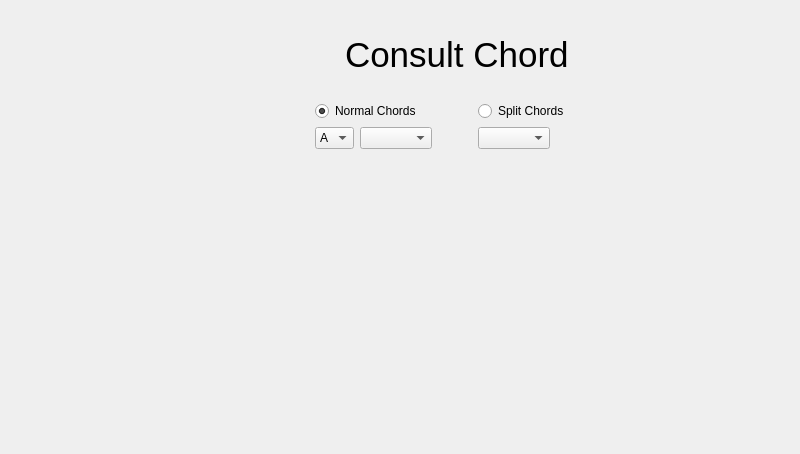
      <widget class="QWidget" name="consultChord">
       <layout class="QHBoxLayout" name="horizontalLayout_6">
        <property name="spacing">
         <number>0</number>
        </property>
        <property name="leftMargin">
         <number>0</number>
        </property>
        <property name="topMargin">
         <number>0</number>
        </property>
        <property name="rightMargin">
         <number>0</number>
        </property>
        <property name="bottomMargin">
         <number>0</number>
        </property>
        <item>
         <widget class="QWidget" name="widget_13" native="true">
          <property name="sizePolicy">
           <sizepolicy hsizetype="Fixed" vsizetype="Preferred">
            <horstretch>0</horstretch>
            <verstretch>0</verstretch>
           </sizepolicy>
          </property>
          <property name="minimumSize">
           <size>
            <width>295</width>
            <height>0</height>
           </size>
          </property>
          <widget class="QLabel" name="label_10">
           <property name="geometry">
            <rect>
             <x>0</x>
             <y>0</y>
             <width>250</width>
             <height>121</height>
            </rect>
           </property>
           <property name="text">
            <string/>
           </property>
           <property name="pixmap">
            <pixmap resource="Resources.qrc">:/assets/guitAR.png</pixmap>
           </property>
          </widget>
          <widget class="QLabel" name="label_11">
           <property name="geometry">
            <rect>
             <x>224</x>
             <y>0</y>
             <width>71</width>
             <height>450</height>
            </rect>
           </property>
           <property name="text">
            <string/>
           </property>
           <property name="pixmap">
            <pixmap resource="Resources.qrc">:/assets/vertical_lines.png</pixmap>
           </property>
          </widget>
          <zorder>label_11</zorder>
          <zorder>label_10</zorder>
         </widget>
        </item>
        <item>
         <widget class="QWidget" name="widget_10" native="true">
          <layout class="QVBoxLayout" name="verticalLayout_6">
           <property name="leftMargin">
            <number>0</number>
           </property>
           <property name="topMargin">
            <number>15</number>
           </property>
           <property name="rightMargin">
            <number>0</number>
           </property>
           <property name="bottomMargin">
            <number>0</number>
           </property>
           <item>
            <widget class="QWidget" name="widget_11" native="true">
             <property name="sizePolicy">
              <sizepolicy hsizetype="Preferred" vsizetype="Fixed">
               <horstretch>0</horstretch>
               <verstretch>0</verstretch>
              </sizepolicy>
             </property>
             <property name="minimumSize">
              <size>
               <width>0</width>
               <height>80</height>
              </size>
             </property>
             <layout class="QHBoxLayout" name="horizontalLayout_5">
              <property name="leftMargin">
               <number>50</number>
              </property>
              <item>
               <widget class="QLabel" name="label_9">
                <property name="text">
                 <string>&lt;html&gt;&lt;head/&gt;&lt;body&gt;&lt;p&gt;&lt;img src=&quot;:/assets/orange_square.png&quot;/&gt;&lt;span style=&quot; font-size:26pt;&quot;&gt; Consult Chord&lt;/span&gt;&lt;/p&gt;&lt;/body&gt;&lt;/html&gt;</string>
                </property>
               </widget>
              </item>
              <item>
               <spacer name="horizontalSpacer_3">
                <property name="orientation">
                 <enum>Qt::Horizontal</enum>
                </property>
                <property name="sizeHint" stdset="0">
                 <size>
                  <width>40</width>
                  <height>20</height>
                 </size>
                </property>
               </spacer>
              </item>
              <item>
               <widget class="QPushButton" name="backToMenuConsultChord">
                <property name="minimumSize">
                 <size>
                  <width>40</width>
                  <height>40</height>
                 </size>
                </property>
                <property name="maximumSize">
                 <size>
                  <width>40</width>
                  <height>40</height>
                 </size>
                </property>
                <property name="styleSheet">
                 <string notr="true">background: url(:/assets/seta_back.png) no-repeat center center transparent;
border: none;</string>
                </property>
                <property name="text">
                 <string/>
                </property>
               </widget>
              </item>
             </layout>
            </widget>
           </item>
           <item>
            <widget class="QWidget" name="widget_12" native="true">
             <layout class="QVBoxLayout" name="verticalLayout_2">
              <property name="spacing">
               <number>0</number>
              </property>
              <property name="leftMargin">
               <number>0</number>
              </property>
              <property name="topMargin">
               <number>0</number>
              </property>
              <property name="rightMargin">
               <number>0</number>
              </property>
              <property name="bottomMargin">
               <number>0</number>
              </property>
              <item>
               <widget class="QWidget" name="widget_28" native="true">
                <property name="styleSheet">
                 <string notr="true">QRadioButton::indicator:unchecked {
  width: 15px;
  height: 15px;
  image: url(:/assets/box_selection.png);
}

QRadioButton::indicator:checked {
  width: 15px;
  height: 15px;
  image: url(:/assets/tick_selection.png);
}
</string>
                </property>
                <layout class="QHBoxLayout" name="horizontalLayout_18">
                 <property name="leftMargin">
                  <number>20</number>
                 </property>
                 <property name="topMargin">
                  <number>0</number>
                 </property>
                 <property name="bottomMargin">
                  <number>0</number>
                 </property>
                 <item>
                  <widget class="QWidget" name="widget_29" native="true">
                   <layout class="QVBoxLayout" name="verticalLayout_4">
                    <property name="leftMargin">
                     <number>0</number>
                    </property>
                    <property name="topMargin">
                     <number>0</number>
                    </property>
                    <property name="rightMargin">
                     <number>0</number>
                    </property>
                    <property name="bottomMargin">
                     <number>0</number>
                    </property>
                    <item>
                     <widget class="QRadioButton" name="normalChordsRadioButton">
                      <property name="text">
                       <string>Normal Chords</string>
                      </property>
                      <property name="checked">
                       <bool>true</bool>
                      </property>
                      <attribute name="buttonGroup">
                       <string notr="true">buttonGroup</string>
                      </attribute>
                     </widget>
                    </item>
                    <item>
                     <widget class="QWidget" name="widget_31" native="true">
                      <layout class="QHBoxLayout" name="horizontalLayout_16">
                       <property name="leftMargin">
                        <number>0</number>
                       </property>
                       <property name="topMargin">
                        <number>0</number>
                       </property>
                       <property name="rightMargin">
                        <number>0</number>
                       </property>
                       <property name="bottomMargin">
                        <number>0</number>
                       </property>
                       <item>
                        <widget class="QComboBox" name="normalChordsComboBox">
                         <item>
                          <property name="text">
                           <string>A</string>
                          </property>
                         </item>
                         <item>
                          <property name="text">
                           <string>B</string>
                          </property>
                         </item>
                         <item>
                          <property name="text">
                           <string>C</string>
                          </property>
                         </item>
                         <item>
                          <property name="text">
                           <string>D</string>
                          </property>
                         </item>
                         <item>
                          <property name="text">
                           <string>E</string>
                          </property>
                         </item>
                         <item>
                          <property name="text">
                           <string>F</string>
                          </property>
                         </item>
                         <item>
                          <property name="text">
                           <string>G</string>
                          </property>
                         </item>
                        </widget>
                       </item>
                       <item>
                        <widget class="QComboBox" name="chordsModificatorsComboBox"/>
                       </item>
                       <item>
                        <spacer name="horizontalSpacer_9">
                         <property name="orientation">
                          <enum>Qt::Horizontal</enum>
                         </property>
                         <property name="sizeHint" stdset="0">
                          <size>
                           <width>40</width>
                           <height>20</height>
                          </size>
                         </property>
                        </spacer>
                       </item>
                      </layout>
                     </widget>
                    </item>
                   </layout>
                  </widget>
                 </item>
                 <item>
                  <widget class="QWidget" name="widget_30" native="true">
                   <layout class="QVBoxLayout" name="verticalLayout_5">
                    <property name="leftMargin">
                     <number>0</number>
                    </property>
                    <property name="topMargin">
                     <number>0</number>
                    </property>
                    <property name="rightMargin">
                     <number>0</number>
                    </property>
                    <property name="bottomMargin">
                     <number>0</number>
                    </property>
                    <item>
                     <widget class="QRadioButton" name="splitChordsRadioButton">
                      <property name="text">
                       <string>Split Chords</string>
                      </property>
                      <attribute name="buttonGroup">
                       <string notr="true">buttonGroup</string>
                      </attribute>
                     </widget>
                    </item>
                    <item>
                     <widget class="QWidget" name="widget_32" native="true">
                      <layout class="QHBoxLayout" name="horizontalLayout_17">
                       <property name="leftMargin">
                        <number>0</number>
                       </property>
                       <property name="topMargin">
                        <number>0</number>
                       </property>
                       <property name="rightMargin">
                        <number>0</number>
                       </property>
                       <property name="bottomMargin">
                        <number>0</number>
                       </property>
                       <item>
                        <widget class="QComboBox" name="splitChordsComboBox"/>
                       </item>
                       <item>
                        <spacer name="horizontalSpacer_10">
                         <property name="orientation">
                          <enum>Qt::Horizontal</enum>
                         </property>
                         <property name="sizeHint" stdset="0">
                          <size>
                           <width>40</width>
                           <height>20</height>
                          </size>
                         </property>
                        </spacer>
                       </item>
                      </layout>
                     </widget>
                    </item>
                   </layout>
                  </widget>
                 </item>
                 <item>
                  <spacer name="horizontalSpacer_8">
                   <property name="orientation">
                    <enum>Qt::Horizontal</enum>
                   </property>
                   <property name="sizeHint" stdset="0">
                    <size>
                     <width>40</width>
                     <height>20</height>
                    </size>
                   </property>
                  </spacer>
                 </item>
                </layout>
               </widget>
              </item>
              <item>
               <widget class="QWidget" name="widget_27" native="true">
                <property name="sizePolicy">
                 <sizepolicy hsizetype="Preferred" vsizetype="Minimum">
                  <horstretch>0</horstretch>
                  <verstretch>0</verstretch>
                 </sizepolicy>
                </property>
                <layout class="QVBoxLayout" name="verticalLayout_3">
                 <property name="leftMargin">
                  <number>0</number>
                 </property>
                 <property name="topMargin">
                  <number>0</number>
                 </property>
                 <property name="rightMargin">
                  <number>0</number>
                 </property>
                 <property name="bottomMargin">
                  <number>0</number>
                 </property>
                 <item>
                  <spacer name="verticalSpacer_7">
                   <property name="orientation">
                    <enum>Qt::Vertical</enum>
                   </property>
                   <property name="sizeHint" stdset="0">
                    <size>
                     <width>20</width>
                     <height>40</height>
                    </size>
                   </property>
                  </spacer>
                 </item>
                 <item>
                  <widget class="QGraphicsView" name="chordGraphicsView">
                   <property name="sizePolicy">
                    <sizepolicy hsizetype="Expanding" vsizetype="MinimumExpanding">
                     <horstretch>0</horstretch>
                     <verstretch>0</verstretch>
                    </sizepolicy>
                   </property>
                   <property name="minimumSize">
                    <size>
                     <width>505</width>
                     <height>265</height>
                    </size>
                   </property>
                   <property name="styleSheet">
                    <string notr="true">border: none;
background-color: transparent;</string>
                   </property>
                   <property name="verticalScrollBarPolicy">
                    <enum>Qt::ScrollBarAlwaysOff</enum>
                   </property>
                   <property name="horizontalScrollBarPolicy">
                    <enum>Qt::ScrollBarAlwaysOff</enum>
                   </property>
                  </widget>
                 </item>
                </layout>
               </widget>
              </item>
             </layout>
            </widget>
           </item>
          </layout>
         </widget>
        </item>
       </layout>
       <zorder>widget_10</zorder>
       <zorder>widget_13</zorder>
      </widget>
